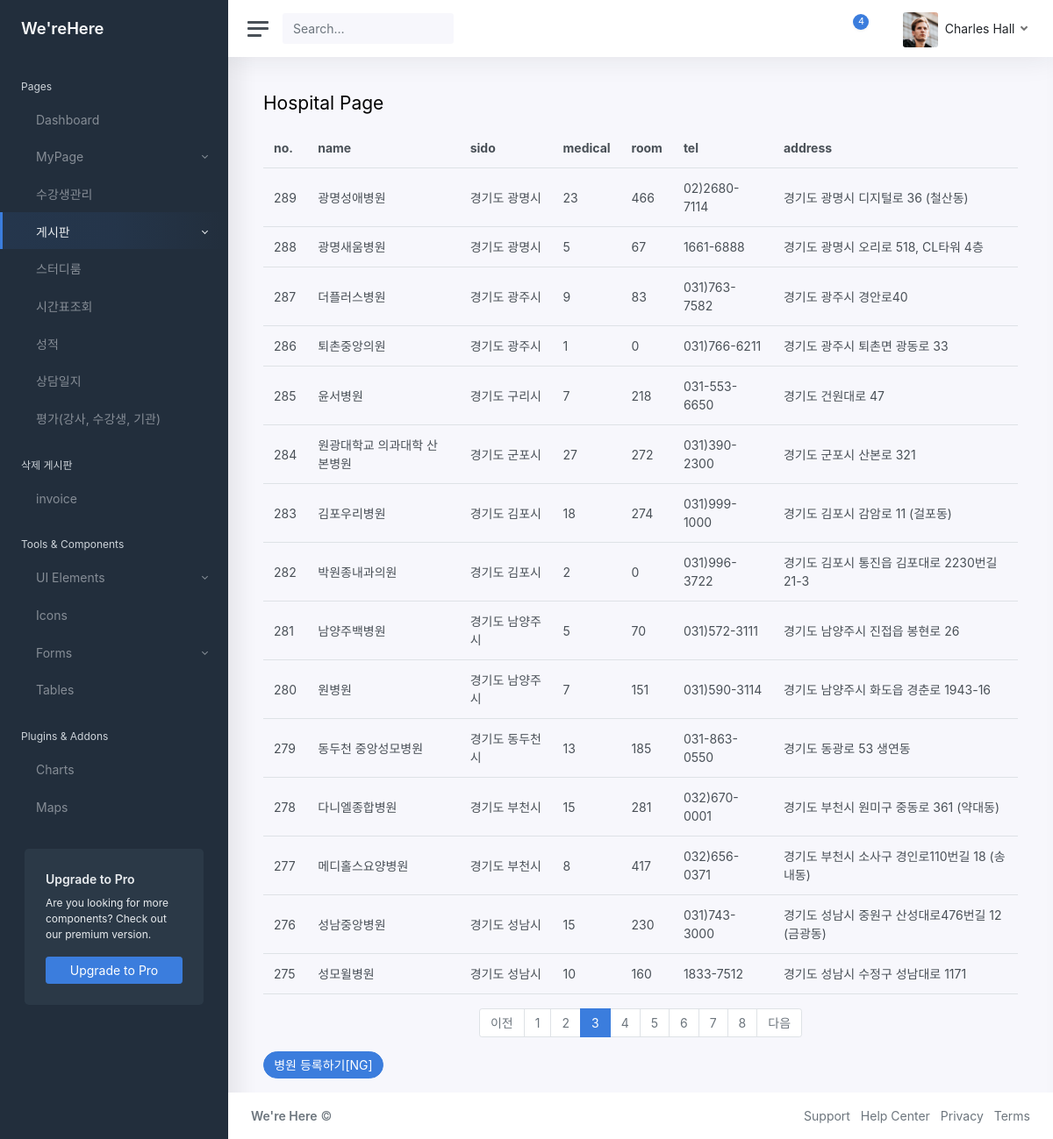
Page /CRM/theme/hospital?page=3 on the committed database.
### CRM/models.py (models this page shows)
class Hospital(models.Model):
    sido = models.CharField(max_length=50)
    name = models.CharField(max_length=50)
    medical = models.IntegerField()
    room = models.IntegerField()
    tel = models.CharField(max_length=15)
    address = models.CharField(max_length=100)

### CRM/views.py (the view)
# urls.py: path('theme/hospital', views.theme.theme_hospital, name='hospital'),
    def theme_hospital(request):
        print("PAGE : theme_hospital")
        page = 'Hospital'
        pg = request.GET.get('page','1')
        lst_hospital = Hospital.objects.all()
        paginator = Paginator(lst_hospital, 15) # 페이지 정리, 15개씩
        pg_obj = paginator.get_page(pg)
        context = {'lst_hospital':pg_obj, 'page':page}
        return render(request, './theme/lst_hospital.html', context)

### CRM/templatetags/CRM_filter.py (called while the page is built)
@register.filter
def sub(value,arg):
    return value - arg

### CRM/templates/Theme/lst_hospital.html (shortened to what this page needs)
{% load static %}
<!DOCTYPE html>
<html lang="ko-kr">
<head>
	<link href="{% static 'css/app.css' %}" rel="stylesheet">
</head>
{% load CRM_filter %}
<body>
	<div class="wrapper">
		{% include "theme/include/sidebar.html" %}
		<div class="main">
			{% include "theme/include/navbar.html" %}
			<main class="content">
				<div class="container-fluid p-0">
					<h1 class="h3 mb-3">Hospital Page</h1>
						<table class="table">
							<thead>
                                <th>no.</th>
								<th>name</th>
								<th>sido</th>
								<th>medical</th>
                                <th>room</th>
                                <th>tel</th>
                                <th>address</th>
							</thead>
							<tbody>
								{% if lst_hospital %}
									{% for h in lst_hospital %}
									<tr>
									<td>{{ lst_hospital.paginator.count|sub:lst_hospital.start_index|sub:forloop.counter0|add:1 }}</td>
									<td>{{ h.name }}</td>
									<td>{{ h.sido }}</td>
									<td>{{ h.medical }}</td>
                                    <td>{{ h.room }}</td>
                                    <td>{{ h.tel }}</td>
                                    <td>{{ h.address }}</td>
									</tr>
									{% endfor %}
								{% else %}
									<tr>
									<td colspan="3">질문이 없습니다.</td>
									</tr>
								{% endif %}
							</tbody>
						</table>
						<ul class="pagination justify-content-center">
						{% if question_list.has_previous %}
						    <li class="page-item">
							<a class="page-link" href="?page={{ question_list.previous_page_number }}">이전</a>
							</li>
						{% else %}
						    <li class="page-item disabled">
							<a class="page-link" tabindex="-1" aria-disabled="true" href="#">이전</a>
							</li>
						{% endif %}
						{% for page_number in lst_hospital.paginator.page_range %}
							{% if page_number >= lst_hospital.number|add:-5 and page_number <= lst_hospital.number|add:5 %}
						    	{% if page_number == lst_hospital.number %}
								    <li class="page-item active" aria-current="page">
									<a class="page-link" href="?page={{ page_number }}">{{ page_number }}</a>
									</li>
								{% else %}
							  	  <li class="page-item">
									<a class="page-link" href="?page={{ page_number }}">{{ page_number }}</a>
									</li>
								{% endif %}
							{% endif %}
						{% endfor %}
						{% if lst_hospital.has_next %}
						    <li class="page-item">
							<a class="page-link" href="?page={{ question_list.next_page_number }}">다음</a>
							</li>
						{% else %}
						    <li class="page-item disabled">
							<a class="page-link" tabindex="-1" aria-disabled="true" href="#">다음</a>
							</li>
						{% endif %}
						</ul>
						<a href="#" class="btn btn-pill btn-primary">병원 등록하기[NG]</a>
				</div>
			</main>
			{% include "theme/include/footer2.html" %}
		</div>
	</div>
</body>
</html>

### rows in the picture
Hospital: paginator.count|sub "289", name "광명성애병원", sido "경기도 광명시", medical "23", room "466", tel "02)2680-7114", address "경기도 광명시 디지털로 36 (철산동)"
Hospital: paginator.count|sub "288", name "광명새움병원", sido "경기도 광명시", medical "5", room "67", tel "1661-6888", address "경기도 광명시 오리로 518, CL타워 4층"
Hospital: paginator.count|sub "287", name "더플러스병원", sido "경기도 광주시", medical "9", room "83", tel "031)763-7582", address "경기도 광주시 경안로40"
Hospital: paginator.count|sub "286", name "퇴촌중앙의원", sido "경기도 광주시", medical "1", room "0", tel "031)766-6211", address "경기도 광주시 퇴촌면 광동로 33"
Hospital: paginator.count|sub "285", name "윤서병원", sido "경기도 구리시", medical "7", room "218", tel "031-553-6650", address "경기도 건원대로 47"
Hospital: paginator.count|sub "284", name "원광대학교 의과대학 산본병원", sido "경기도 군포시", medical "27", room "272", tel "031)390-2300", address "경기도 군포시 산본로 321"
Hospital: paginator.count|sub "283", name "김포우리병원", sido "경기도 김포시", medical "18", room "274", tel "031)999-1000", address "경기도 김포시 감암로 11 (걸포동)"
Hospital: paginator.count|sub "282", name "박원종내과의원", sido "경기도 김포시", medical "2", room "0", tel "031)996-3722", address "경기도 김포시 통진읍 김포대로 2230번길21-3"
Hospital: paginator.count|sub "281", name "남양주백병원", sido "경기도 남양주시", medical "5", room "70", tel "031)572-3111", address "경기도 남양주시 진접읍 봉현로 26"
Hospital: paginator.count|sub "280", name "원병원", sido "경기도 남양주시", medical "7", room "151", tel "031)590-3114", address "경기도 남양주시 화도읍 경춘로 1943-16"
Hospital: paginator.count|sub "279", name "동두천 중앙성모병원", sido "경기도 동두천시", medical "13", room "185", tel "031-863-0550", address "경기도 동광로 53 생연동"
Hospital: paginator.count|sub "278", name "다니엘종합병원", sido "경기도 부천시", medical "15", room "281", tel "032)670-0001", address "경기도 부천시 원미구 중동로 361 (약대동)"
Hospital: paginator.count|sub "277", name "메디홀스요양병원", sido "경기도 부천시", medical "8", room "417", tel "032)656-0371", address "경기도 부천시 소사구 경인로110번길 18 (송내동)"
Hospital: paginator.count|sub "276", name "성남중앙병원", sido "경기도 성남시", medical "15", room "230", tel "031)743-3000", address "경기도 성남시 중원구 산성대로476번길 12 (금광동)"
Hospital: paginator.count|sub "275", name "성모윌병원", sido "경기도 성남시", medical "10", room "160", tel "1833-7512", address "경기도 성남시 수정구 성남대로 1171"

### other values in the picture
{{ page_number }} "1" "2" "4" "5" "6" "7" "8"
{{ page_number }} "3"
